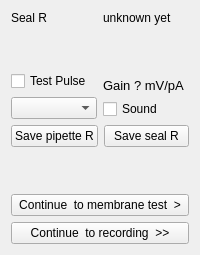
       <widget class="QWidget" name="tabSeal">
        <attribute name="title">
         <string>Seal</string>
        </attribute>
        <layout class="QVBoxLayout" name="verticalLayout_3">
         <item>
          <layout class="QHBoxLayout" name="horizontalLayout_3">
           <item>
            <layout class="QVBoxLayout" name="verticalLayout_11">
             <item>
              <widget class="QLabel" name="lblSealR">
               <property name="text">
                <string>Seal R</string>
               </property>
              </widget>
             </item>
             <item>
              <spacer name="verticalSpacer_5">
               <property name="orientation">
                <enum>Qt::Vertical</enum>
               </property>
               <property name="sizeHint" stdset="0">
                <size>
                 <width>20</width>
                 <height>40</height>
                </size>
               </property>
              </spacer>
             </item>
             <item>
              <widget class="QCheckBox" name="bxSealPulse">
               <property name="text">
                <string>Test Pulse</string>
               </property>
              </widget>
             </item>
             <item>
              <widget class="QComboBox" name="cbPulseAmplitude">
               <property name="enabled">
                <bool>true</bool>
               </property>
              </widget>
             </item>
            </layout>
           </item>
           <item>
            <layout class="QVBoxLayout" name="verticalLayout_9">
             <item>
              <widget class="QLabel" name="lblSealRvalue">
               <property name="text">
                <string>unknown yet</string>
               </property>
              </widget>
             </item>
             <item>
              <spacer name="verticalSpacer_7">
               <property name="orientation">
                <enum>Qt::Vertical</enum>
               </property>
               <property name="sizeHint" stdset="0">
                <size>
                 <width>20</width>
                 <height>40</height>
                </size>
               </property>
              </spacer>
             </item>
             <item>
              <widget class="QLabel" name="lblGain">
               <property name="font">
                <font>
                 <pointsize>10</pointsize>
                </font>
               </property>
               <property name="text">
                <string>Gain ? mV/pA</string>
               </property>
              </widget>
             </item>
             <item>
              <widget class="QCheckBox" name="bxSound">
               <property name="text">
                <string>Sound </string>
               </property>
              </widget>
             </item>
            </layout>
           </item>
          </layout>
         </item>
         <item>
          <layout class="QHBoxLayout" name="horizontalLayout_4">
           <item>
            <widget class="QPushButton" name="pbSaveRpip">
             <property name="text">
              <string>Save pipette R</string>
             </property>
            </widget>
           </item>
           <item>
            <widget class="QPushButton" name="pbSaveRseal">
             <property name="text">
              <string>Save seal R</string>
             </property>
            </widget>
           </item>
          </layout>
         </item>
         <item>
          <spacer name="verticalSpacer_4">
           <property name="orientation">
            <enum>Qt::Vertical</enum>
           </property>
           <property name="sizeHint" stdset="0">
            <size>
             <width>20</width>
             <height>41</height>
            </size>
           </property>
          </spacer>
         </item>
         <item>
          <widget class="QPushButton" name="pbStartMembraneTest">
           <property name="sizePolicy">
            <sizepolicy hsizetype="Minimum" vsizetype="Minimum">
             <horstretch>0</horstretch>
             <verstretch>0</verstretch>
            </sizepolicy>
           </property>
           <property name="text">
            <string>Continue  to membrane test  &gt;</string>
           </property>
          </widget>
         </item>
         <item>
          <widget class="QPushButton" name="tbStartRecording3">
           <property name="sizePolicy">
            <sizepolicy hsizetype="Minimum" vsizetype="Minimum">
             <horstretch>0</horstretch>
             <verstretch>0</verstretch>
            </sizepolicy>
           </property>
           <property name="text">
            <string>Continue  to recording  &gt;&gt;</string>
           </property>
          </widget>
         </item>
        </layout>
       </widget>
